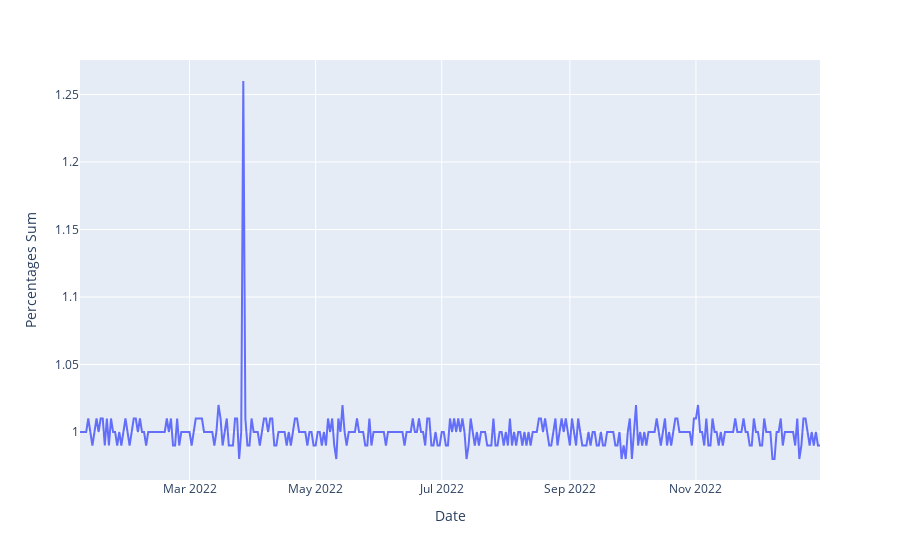

Here is the notebook cell this chart was saved with:
### Markdown cell above
但由于四舍五入取整的原因，部分信息丢失，作为compositional data但和并不总是为1

### Code cell
df['Percentages Sum'] = 0
for i in timess:
    df['Percentages Sum'] += df[i]

df['If sum == 100'] = df['Percentages Sum'] == 100

fig = px.line(df, x='Date', y='Percentages Sum')
fig.show()

### Figure 1 — Plotly figure (JSON) as saved in the notebook; plotly's stock layout.template omitted (floating-point values rounded to 4 significant figures; data arrays with more than 128 entries replaced by an {"elided": "..."} marker saying what was removed)
{"data": [{"hovertemplate": "Date=%{x}<br>Percentages Sum=%{y}<extra></extra>", "legendgroup": "", "line": {"color": "#636efa", "dash": "solid"}, "marker": {"symbol": "circle"}, "mode": "lines", "name": "", "orientation": "v", "showlegend": false, "type": "scatter", "x": {"elided": "359 str values"}, "xaxis": "x", "y": {"elided": "359 float values"}, "yaxis": "y"}], "layout": {"legend": {"tracegroupgap": 0}, "margin": {"t": 60}, "xaxis": {"anchor": "y", "domain": [0, 1], "title": {"text": "Date"}}, "yaxis": {"anchor": "x", "domain": [0, 1], "title": {"text": "Percentages Sum"}}}}
